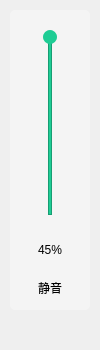
<?xml version="1.0" encoding="UTF-8"?>
<ui version="4.0">
 <class>VolumeTool</class>
 <widget class="QWidget" name="VolumeTool">
  <property name="geometry">
   <rect>
    <x>0</x>
    <y>0</y>
    <width>100</width>
    <height>350</height>
   </rect>
  </property>
  <property name="windowTitle">
   <string>Form</string>
  </property>
  <widget class="QWidget" name="volumeWidget" native="true">
   <property name="geometry">
    <rect>
     <x>10</x>
     <y>10</y>
     <width>80</width>
     <height>300</height>
    </rect>
   </property>
   <property name="styleSheet">
    <string notr="true">#volumeWidget
{
	background-color:#F5F5F5F5;
	border-radius:5px;
}</string>
   </property>
   <widget class="QPushButton" name="silenceBtn">
    <property name="geometry">
     <rect>
      <x>0</x>
      <y>255</y>
      <width>80</width>
      <height>45</height>
     </rect>
    </property>
    <property name="minimumSize">
     <size>
      <width>80</width>
      <height>45</height>
     </size>
    </property>
    <property name="maximumSize">
     <size>
      <width>80</width>
      <height>45</height>
     </size>
    </property>
    <property name="styleSheet">
     <string notr="true">#silenceBtn
{
	border:none;
}

#silenceBtn:hover
{
	background-color:#E0E0E0;
}</string>
    </property>
    <property name="text">
     <string>静音</string>
    </property>
   </widget>
   <widget class="QLabel" name="volumeRatio">
    <property name="geometry">
     <rect>
      <x>0</x>
      <y>225</y>
      <width>80</width>
      <height>30</height>
     </rect>
    </property>
    <property name="minimumSize">
     <size>
      <width>0</width>
      <height>30</height>
     </size>
    </property>
    <property name="maximumSize">
     <size>
      <width>16777215</width>
      <height>30</height>
     </size>
    </property>
    <property name="styleSheet">
     <string notr="true"/>
    </property>
    <property name="text">
     <string>45%</string>
    </property>
    <property name="alignment">
     <set>Qt::AlignCenter</set>
    </property>
   </widget>
   <widget class="QWidget" name="volumeBox" native="true">
    <property name="geometry">
     <rect>
      <x>0</x>
      <y>0</y>
      <width>80</width>
      <height>225</height>
     </rect>
    </property>
    <property name="styleSheet">
     <string notr="true"/>
    </property>
    <widget class="QFrame" name="inSlider">
     <property name="geometry">
      <rect>
       <x>38</x>
       <y>25</y>
       <width>4</width>
       <height>180</height>
      </rect>
     </property>
     <property name="styleSheet">
      <string notr="true">#inSlider
{
	background-color:#ECECEC;
}</string>
     </property>
     <property name="frameShape">
      <enum>QFrame::StyledPanel</enum>
     </property>
     <property name="frameShadow">
      <enum>QFrame::Raised</enum>
     </property>
    </widget>
    <widget class="QFrame" name="outSlider">
     <property name="geometry">
      <rect>
       <x>38</x>
       <y>25</y>
       <width>4</width>
       <height>180</height>
      </rect>
     </property>
     <property name="styleSheet">
      <string notr="true">#outSlider
{
	background-color:#1ECC94;
}</string>
     </property>
     <property name="frameShape">
      <enum>QFrame::StyledPanel</enum>
     </property>
     <property name="frameShadow">
      <enum>QFrame::Raised</enum>
     </property>
    </widget>
    <widget class="QPushButton" name="sliderBtn">
     <property name="geometry">
      <rect>
       <x>33</x>
       <y>20</y>
       <width>14</width>
       <height>14</height>
      </rect>
     </property>
     <property name="minimumSize">
      <size>
       <width>14</width>
       <height>14</height>
      </size>
     </property>
     <property name="maximumSize">
      <size>
       <width>14</width>
       <height>14</height>
      </size>
     </property>
     <property name="styleSheet">
      <string notr="true">#sliderBtn
{
	background-color:#1ECC94;
	border-radius:7px;
}</string>
     </property>
     <property name="text">
      <string/>
     </property>
    </widget>
   </widget>
  </widget>
 </widget>
 <resources/>
 <connections/>
</ui>
